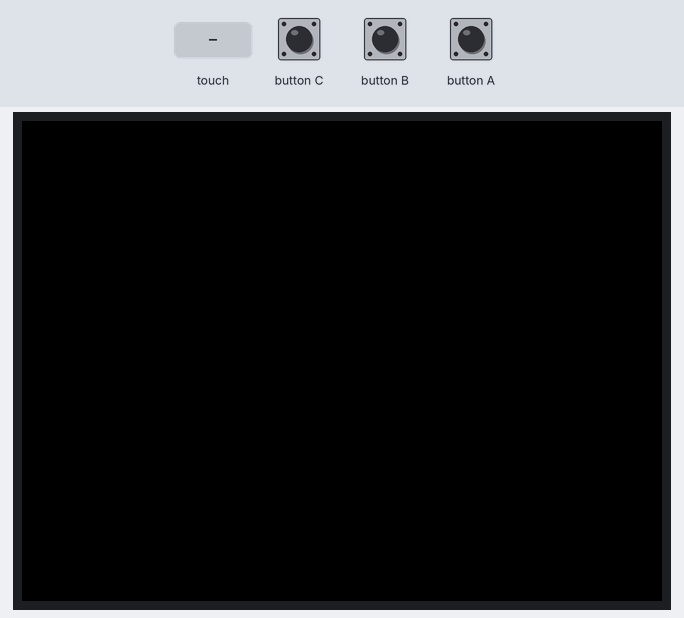
Simulated run of this sketch. Board: ESP32. Parts: 320×240 colour display. The inputs (shaded band) are chosen by the test bench.

Above: at 1.4 s.
1.5 s: touch panel pressed at 13 % / 10 % of its raw x / y range
At 2.0 s:
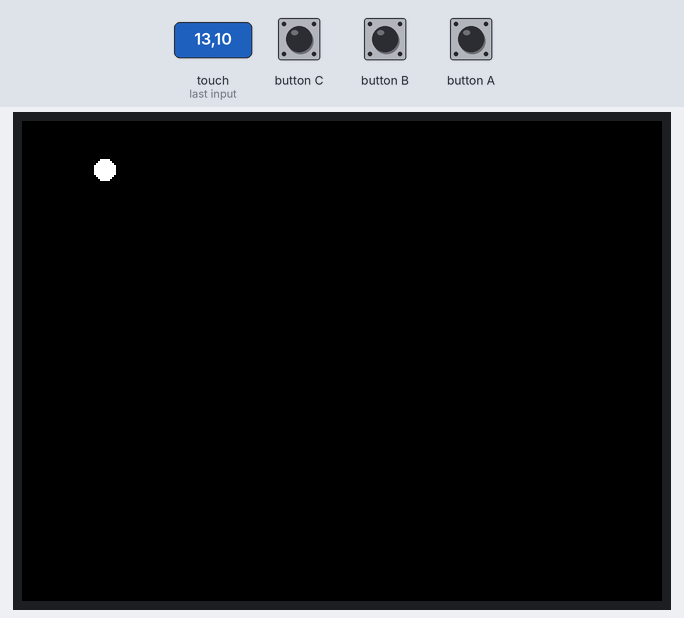
3.0 s: touch panel pressed at 38 % / 10 % of its raw x / y range
At 4.3 s:
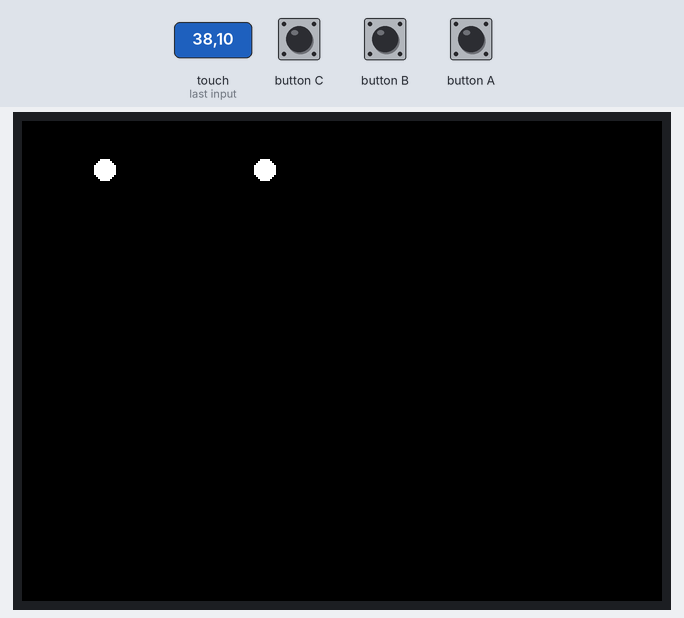
Timing chart, 0 to 6.0 s (numbered marks = the images above; inputs shaded):
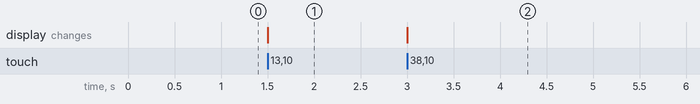

Measured:
- after the input at 1.5 s, the display: changes at once (image 1)
- after the input at 3.0 s, the display: changes at once (image 2)

The sketch:

touch_draw.ino
```cpp
// 第10回: タッチ位置に円を描く簡易お絵描き
// 動作: 画面をタッチした位置に白い小さな円が描かれる

#include <M5Unified.h>

void setup() {
  M5.begin();
  M5.Display.fillScreen(TFT_BLACK);
}

void loop() {
  M5.update();

  auto touch = M5.Touch.getDetail();
  if (touch.wasPressed()) {
    int x = touch.x;
    int y = touch.y;
    M5.Display.fillCircle(x, y, 5, TFT_WHITE);
  }
}
```
